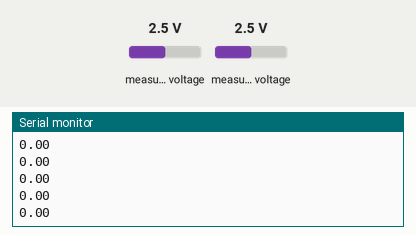
Bench run of a sketch on a simulated ESP32. On the bench: the last lines printed to the serial monitor. Inputs (shaded band) come from the test bench; at power-on: measured voltage 2.5 V.

Above: at 1.2 s.
1.3 s: measured voltage (sensor 200) set to 0.1 V
At 2.3 s:
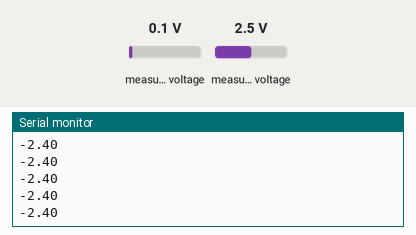
2.8 s: measured voltage (sensor 201) set to 1.2 V
At 3.7 s:
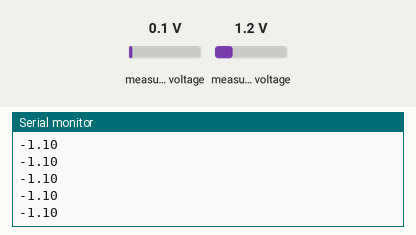
4.3 s: measured voltage (sensor 200) set to 2.5 V
At 5.4 s:
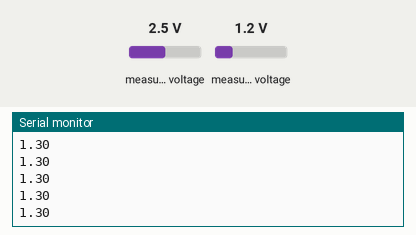
5.8 s: measured voltage (sensor 201) set to 0.1 V
At 6.5 s:
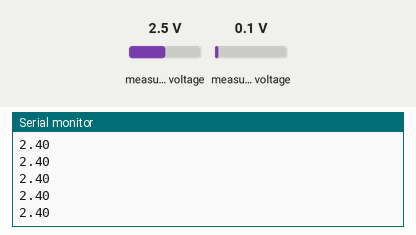
Timing chart, 0 to 8.3 s (numbered marks = the images above; inputs shaded):
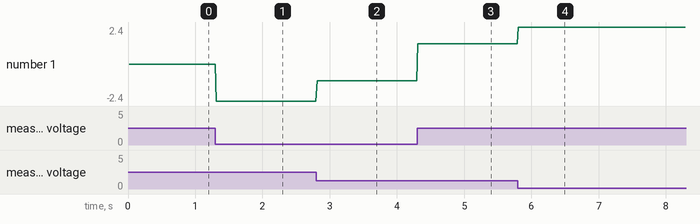

Measured:
- after the input at 1.3 s, the serial monitor: prints a new line at once (image 1)
- after the input at 2.8 s, the serial monitor: prints a new line at once (image 2)
- after the input at 4.3 s, the serial monitor: prints a new line at once (image 3)
- after the input at 5.8 s, the serial monitor: prints a new line at once (image 4)
- plotted number 1: 0 → -2.4 after the input at 1.3 s, -2.4 → -1.1 after the input at 2.8 s, -1.1 → 1.3 after the input at 4.3 s, 1.3 → 2.4 after the input at 5.8 s

The sketch:

ESP32_PropDaw_FFTFlow.ino
```cpp
#include <Wire.h>
#include <ADS1X15.h>
#include <arduinoFFT.h>

TwoWire I2C_one(0);
ADS1115 ADS(0x48, &I2C_one); // ADS1115 object using TwoWire

const int numSamples = 1024; // Number of samples for FFT
double samplingFrequency = 868.0; // Maximum sampling rate in Hz
double voltageSamples[numSamples];
double vImag[numSamples];

arduinoFFT FFT = arduinoFFT();

void setup() {
  Serial.begin(921600);
  I2C_one.begin(13, 14);
  I2C_one.setClock(400000);

  // Initialize the ADS1115
  if (!ADS.begin()) {
    Serial.println("Failed to initialize ADS.");
    while (1);
  }
  ADS.setMode(1);
  ADS.setDataRate(7);
  // Set the gain to the desired range (adjust this based on your voltage range)
  ADS.setGain(0);

  Serial.println("Setup done");

}

void loop() {

  // Store the voltage reading in an array
  static int sampleIndex = 0;

  while (sampleIndex < numSamples) {
    int16_t adc0 = ADS.readADC_Differential_0_1();
    double voltage = (adc0 * 0.1875) / 1000.0; // Calculate voltage in mV
    voltageSamples[sampleIndex] = voltage;
    vImag[sampleIndex]=0;
    Serial.println(voltage);
    sampleIndex++;
  }

  // Perform FFT on voltageSamples array
  FFT.Windowing(voltageSamples, numSamples, FFT_WIN_TYP_HAMMING, FFT_FORWARD);
  FFT.Compute(voltageSamples, vImag, numSamples, FFT_FORWARD);
  FFT.ComplexToMagnitude(voltageSamples, vImag, numSamples);

  // Find peak frequency and amplitude
  double maxAmplitude = 0;
  int peakFrequencyIndex = 0;
  for (int i = 1; i < numSamples / 2; i++) {
    if (voltageSamples[i] > maxAmplitude) {
      maxAmplitude = voltageSamples[i];
      peakFrequencyIndex = i;
    }
  }

  double peakFrequency = (double)peakFrequencyIndex * samplingFrequency / numSamples;

  /***
  // Print peak frequency and amplitude
  Serial.print("Peak Frequency (Hz): ");
  Serial.println(peakFrequency);
  Serial.print("Amplitude: ");
  Serial.println(maxAmplitude);
  ***/

  // Reset sampleIndex
  sampleIndex = 0;
}
```
